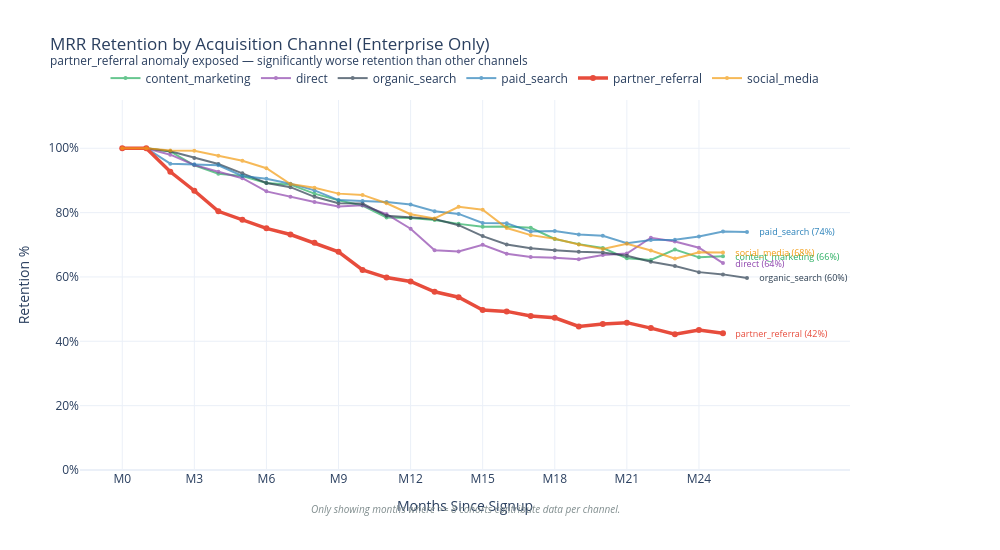

This figure's notebook cell:
### Markdown cell above
### Static Image Preview\n
\n
![](../outputs/fig_all.png)\n
\n

### Code cell
print('Running Enterprise-only MRR retention by channel...')
rows_ent = conn.execute(build_channel_query(plan_filter='Enterprise')).fetchall()
print(f'  {len(rows_ent):,} rows')
ret_ent = compute_channel_retention(rows_ent, mode='mrr')
conn.close()

for ch, curve in sorted(ret_ent.items()):
    m12 = curve.get(12, (None, 0))
    anomaly = ' <-- ANOMALY' if ch == 'partner_referral' else ''
    print(f'  {ch:22s}  M12={m12[0]}%{anomaly}' if m12[0] else
          f'  {ch:22s}  M12=N/A')

fig_ent = plot_channel_curves(
    ret_ent,
    title='MRR Retention by Acquisition Channel (Enterprise Only)',
    subtitle='partner_referral anomaly exposed — significantly worse retention than other channels',
    output_path=str(OUTPUT_DIR / 'cohort_retention_by_channel_enterprise.html'),
    highlight_channel='partner_referral',
)
fig_ent.show()
fig_ent.write_image(OUTPUT_DIR / 'fig_ent.png')

print('\n-- Anomaly comparison at M12 --')
print(f"{'Channel':22s} {'Logo(All)':>10s} {'MRR(Ent)':>12s}")
for ch in sorted(CHANNEL_COLORS.keys()):
    all_m12 = ret_all.get(ch, {}).get(12, (None, 0))[0]
    ent_m12 = ret_ent.get(ch, {}).get(12, (None, 0))[0]
    if all_m12 and ent_m12:
        marker = ' <-- ANOMALY' if ch == 'partner_referral' else ''
        print(f'{ch:22s} {all_m12:>9.1f}% {ent_m12:>11.1f}%{marker}')

### Figure 1 — Plotly figure (JSON) as saved in the notebook; plotly's stock layout.template omitted (floating-point values rounded to 4 significant figures)
{"data": [{"customdata": [["content_marketing", 33], ["content_marketing", 32], ["content_marketing", 31], ["content_marketing", 30], ["content_marketing", 29], ["content_marketing", 28], ["content_marketing", 27], ["content_marketing", 26], ["content_marketing", 25], ["content_marketing", 24], ["content_marketing", 23], ["content_marketing", 22], ["content_marketing", 21], ["content_marketing", 20], ["content_marketing", 19], ["content_marketing", 18], ["content_marketing", 17], ["content_marketing", 16], ["content_marketing", 15], ["content_marketing", 14], ["content_marketing", 13], ["content_marketing", 12], ["content_marketing", 11], ["content_marketing", 10], ["content_marketing", 9], ["content_marketing", 8]], "hovertemplate": "%{customdata[0]}<br>Month %{x}<br>Retention: %{y:.1f}%<br>n=%{customdata[1]}<extra></extra>", "line": {"color": "#27ae60", "dash": "solid", "width": 2}, "marker": {"size": 4}, "mode": "lines+markers", "name": "content_marketing", "opacity": 0.7, "type": "scatter", "x": ["M0", "M1", "M2", "M3", "M4", "M5", "M6", "M7", "M8", "M9", "M10", "M11", "M12", "M13", "M14", "M15", "M16", "M17", "M18", "M19", "M20", "M21", "M22", "M23", "M24", "M25"], "y": [100, 100, 99, 94.7, 92.1, 91.4, 89.2, 88.7, 85.9, 83.8, 82.2, 78.5, 78.3, 77.7, 76.5, 75.6, 75.7, 75.3, 71.8, 70.2, 69, 65.8, 65.3, 68.5, 66.1, 66.4]}, {"customdata": [["direct", 33], ["direct", 32], ["direct", 31], ["direct", 30], ["direct", 29], ["direct", 28], ["direct", 27], ["direct", 26], ["direct", 25], ["direct", 24], ["direct", 23], ["direct", 22], ["direct", 21], ["direct", 20], ["direct", 19], ["direct", 18], ["direct", 17], ["direct", 16], ["direct", 15], ["direct", 14], ["direct", 13], ["direct", 12], ["direct", 11], ["direct", 10], ["direct", 9], ["direct", 8]], "hovertemplate": "%{customdata[0]}<br>Month %{x}<br>Retention: %{y:.1f}%<br>n=%{customdata[1]}<extra></extra>", "line": {"color": "#8e44ad", "dash": "solid", "width": 2}, "marker": {"size": 4}, "mode": "lines+markers", "name": "direct", "opacity": 0.7, "type": "scatter", "x": ["M0", "M1", "M2", "M3", "M4", "M5", "M6", "M7", "M8", "M9", "M10", "M11", "M12", "M13", "M14", "M15", "M16", "M17", "M18", "M19", "M20", "M21", "M22", "M23", "M24", "M25"], "y": [100, 100, 98, 94.8, 92.7, 90.7, 86.6, 84.9, 83.3, 81.9, 82.3, 79.5, 75, 68.3, 67.9, 70, 67.2, 66.2, 66, 65.5, 66.8, 67.3, 72.2, 71, 69.1, 64.3]}, {"customdata": [["organic_search", 34], ["organic_search", 33], ["organic_search", 32], ["organic_search", 31], ["organic_search", 30], ["organic_search", 29], ["organic_search", 28], ["organic_search", 27], ["organic_search", 26], ["organic_search", 25], ["organic_search", 24], ["organic_search", 23], ["organic_search", 22], ["organic_search", 21], ["organic_search", 20], ["organic_search", 19], ["organic_search", 18], ["organic_search", 17], ["organic_search", 16], ["organic_search", 15], ["organic_search", 14], ["organic_search", 13], ["organic_search", 12], ["organic_search", 11], ["organic_search", 10], ["organic_search", 9], ["organic_search", 8]], "hovertemplate": "%{customdata[0]}<br>Month %{x}<br>Retention: %{y:.1f}%<br>n=%{customdata[1]}<extra></extra>", "line": {"color": "#2c3e50", "dash": "solid", "width": 2}, "marker": {"size": 4}, "mode": "lines+markers", "name": "organic_search", "opacity": 0.7, "type": "scatter", "x": ["M0", "M1", "M2", "M3", "M4", "M5", "M6", "M7", "M8", "M9", "M10", "M11", "M12", "M13", "M14", "M15", "M16", "M17", "M18", "M19", "M20", "M21", "M22", "M23", "M24", "M25", "M26"], "y": [100, 100, 99.1, 97, 95.1, 92.2, 89.2, 87.9, 84.9, 82.9, 82.8, 79, 78.4, 78, 76.1, 72.7, 70.1, 68.9, 68.3, 67.8, 67.6, 66.6, 64.7, 63.4, 61.5, 60.8, 59.7]}, {"customdata": [["paid_search", 34], ["paid_search", 33], ["paid_search", 32], ["paid_search", 31], ["paid_search", 30], ["paid_search", 29], ["paid_search", 28], ["paid_search", 27], ["paid_search", 26], ["paid_search", 25], ["paid_search", 24], ["paid_search", 23], ["paid_search", 22], ["paid_search", 21], ["paid_search", 20], ["paid_search", 19], ["paid_search", 18], ["paid_search", 17], ["paid_search", 16], ["paid_search", 15], ["paid_search", 14], ["paid_search", 13], ["paid_search", 12], ["paid_search", 11], ["paid_search", 10], ["paid_search", 9], ["paid_search", 8]], "hovertemplate": "%{customdata[0]}<br>Month %{x}<br>Retention: %{y:.1f}%<br>n=%{customdata[1]}<extra></extra>", "line": {"color": "#2980b9", "dash": "solid", "width": 2}, "marker": {"size": 4}, "mode": "lines+markers", "name": "paid_search", "opacity": 0.7, "type": "scatter", "x": ["M0", "M1", "M2", "M3", "M4", "M5", "M6", "M7", "M8", "M9", "M10", "M11", "M12", "M13", "M14", "M15", "M16", "M17", "M18", "M19", "M20", "M21", "M22", "M23", "M24", "M25", "M26"], "y": [100, 100, 95.2, 95, 94.7, 91.4, 90.5, 89, 86.9, 83.9, 83.6, 83.3, 82.5, 80.4, 79.6, 76.8, 76.7, 74.1, 74.3, 73.2, 72.8, 70.5, 71.5, 71.6, 72.6, 74.1, 74]}, {"customdata": [["partner_referral", 35], ["partner_referral", 34], ["partner_referral", 33], ["partner_referral", 32], ["partner_referral", 30], ["partner_referral", 29], ["partner_referral", 28], ["partner_referral", 27], ["partner_referral", 26], ["partner_referral", 25], ["partner_referral", 24], ["partner_referral", 23], ["partner_referral", 21], ["partner_referral", 21], ["partner_referral", 20], ["partner_referral", 19], ["partner_referral", 18], ["partner_referral", 17], ["partner_referral", 16], ["partner_referral", 15], ["partner_referral", 13], ["partner_referral", 12], ["partner_referral", 11], ["partner_referral", 10], ["partner_referral", 9], ["partner_referral", 8]], "hovertemplate": "%{customdata[0]}<br>Month %{x}<br>Retention: %{y:.1f}%<br>n=%{customdata[1]}<extra></extra>", "line": {"color": "#e74c3c", "dash": "solid", "width": 3.5}, "marker": {"size": 6}, "mode": "lines+markers", "name": "partner_referral", "opacity": 1, "type": "scatter", "x": ["M0", "M1", "M2", "M3", "M4", "M5", "M6", "M7", "M8", "M9", "M10", "M11", "M12", "M13", "M14", "M15", "M16", "M17", "M18", "M19", "M20", "M21", "M22", "M23", "M24", "M25"], "y": [100, 100, 92.7, 86.8, 80.4, 77.8, 75.1, 73.2, 70.6, 67.8, 62.2, 59.8, 58.6, 55.4, 53.7, 49.7, 49.3, 47.9, 47.3, 44.6, 45.4, 45.8, 44.1, 42.2, 43.5, 42.5]}, {"customdata": [["social_media", 31], ["social_media", 30], ["social_media", 29], ["social_media", 28], ["social_media", 27], ["social_media", 26], ["social_media", 25], ["social_media", 24], ["social_media", 23], ["social_media", 22], ["social_media", 20], ["social_media", 19], ["social_media", 19], ["social_media", 18], ["social_media", 17], ["social_media", 16], ["social_media", 15], ["social_media", 15], ["social_media", 14], ["social_media", 14], ["social_media", 13], ["social_media", 12], ["social_media", 11], ["social_media", 10], ["social_media", 9], ["social_media", 8]], "hovertemplate": "%{customdata[0]}<br>Month %{x}<br>Retention: %{y:.1f}%<br>n=%{customdata[1]}<extra></extra>", "line": {"color": "#f39c12", "dash": "solid", "width": 2}, "marker": {"size": 4}, "mode": "lines+markers", "name": "social_media", "opacity": 0.7, "type": "scatter", "x": ["M0", "M1", "M2", "M3", "M4", "M5", "M6", "M7", "M8", "M9", "M10", "M11", "M12", "M13", "M14", "M15", "M16", "M17", "M18", "M19", "M20", "M21", "M22", "M23", "M24", "M25"], "y": [100, 100, 99.3, 99.2, 97.7, 96.1, 93.8, 88.9, 87.7, 85.9, 85.5, 82.9, 79.5, 78.2, 81.8, 80.9, 75.2, 73, 71.9, 70.1, 68.7, 70.3, 68.2, 65.7, 67.7, 67.6]}], "layout": {"annotations": [{"font": {"color": "#27ae60", "size": 9}, "showarrow": false, "text": " content_marketing (66%)", "x": "M25", "xanchor": "left", "xshift": 8, "y": 66.4}, {"font": {"color": "#8e44ad", "size": 9}, "showarrow": false, "text": " direct (64%)", "x": "M25", "xanchor": "left", "xshift": 8, "y": 64.3}, {"font": {"color": "#2c3e50", "size": 9}, "showarrow": false, "text": " organic_search (60%)", "x": "M26", "xanchor": "left", "xshift": 8, "y": 59.7}, {"font": {"color": "#2980b9", "size": 9}, "showarrow": false, "text": " paid_search (74%)", "x": "M26", "xanchor": "left", "xshift": 8, "y": 74}, {"font": {"color": "#e74c3c", "size": 9}, "showarrow": false, "text": " partner_referral (42%)", "x": "M25", "xanchor": "left", "xshift": 8, "y": 42.5}, {"font": {"color": "#f39c12", "size": 9}, "showarrow": false, "text": " social_media (68%)", "x": "M25", "xanchor": "left", "xshift": 8, "y": 67.6}, {"font": {"color": "#7f8c8d", "size": 10, "style": "italic"}, "showarrow": false, "text": "Only showing months where >= 8 cohorts contribute data per channel.", "x": 0.5, "xref": "paper", "y": -0.13, "yref": "paper"}], "height": 550, "legend": {"orientation": "h", "x": 0.5, "xanchor": "center", "y": 1.02, "yanchor": "bottom"}, "margin": {"b": 80, "l": 80, "r": 150, "t": 100}, "title": {"text": "MRR Retention by Acquisition Channel (Enterprise Only)<br><sup>partner_referral anomaly exposed — significantly worse retention than other channels</sup>"}, "width": 1000, "xaxis": {"dtick": 3, "title": {"text": "Months Since Signup"}}, "yaxis": {"range": [0, 115], "ticksuffix": "%", "title": {"text": "Retention %"}}}}
